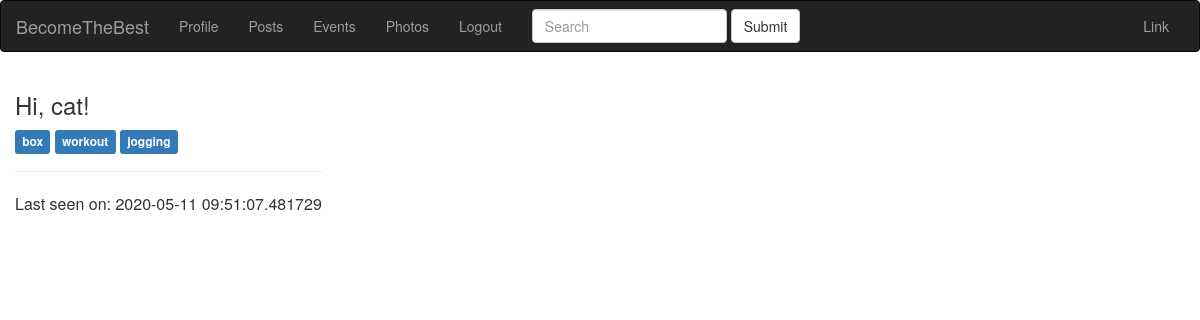
Before: /index (signed in) with the older database file.
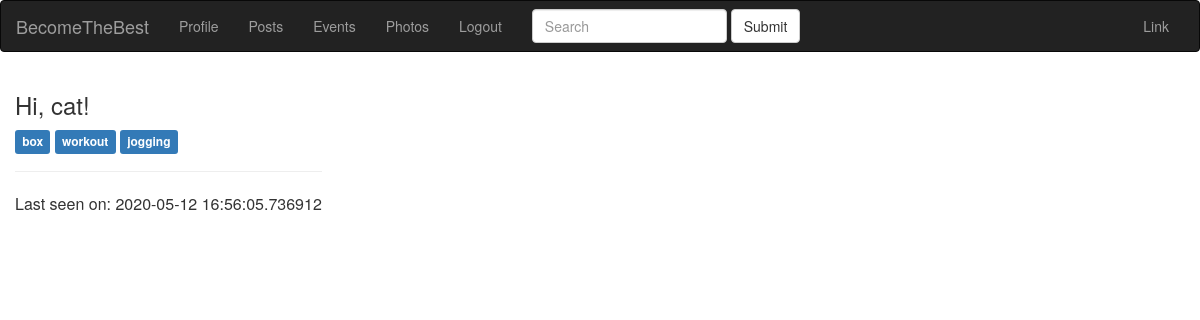
After: the same page with the newer database file.
### app/models.py (models this page shows, shortened)
class User(UserMixin, db.Model):
    id = db.Column(db.Integer, primary_key=True)
    email = db.Column(db.String(120), index=True, unique=True)
    username = db.Column(db.String(64), index=True, unique=True)
    password_hash = db.Column(db.String(255))
    date = db.Column(db.DateTime, index=True, default=datetime.utcnow)
    timestamp = db.Column(db.String(128), default=int(time()))
    city = db.Column(db.String(128))
    about_me = db.Column(db.String(140))
    last_seen = db.Column(db.DateTime, default=datetime.utcnow)
    active = db.Column(db.Boolean)
    tags = db.relationship(
        'Tag', secondary=user_tags, backref=db.backref('users_tags', lazy='dynamic'))
    roles = db.relationship(
        'Role', secondary=roles_users, backref=db.backref('users_roles', lazy='dynamic'))
    posts = db.relationship('Post', backref='author', lazy='dynamic')
    events = db.relationship('Event', backref='event_author', lazy='dynamic')
    photos = db.relationship('Photo', backref='photo_author', lazy='dynamic')
    followed = db.relationship(
        'User', secondary=followers,
        primaryjoin=(followers.c.follower_id == id),
        secondaryjoin=(followers.c.followed_id == id),
        backref=db.backref('followers', lazy='dynamic'), lazy='dynamic')
    def followed_posts(self):
        followed = Post.query.join(
            followers, (followers.c.followed_id == Post.user_id)).filter(
                followers.c.follower_id == self.id)
        own = Post.query.filter_by(user_id=self.id)
        return followed.union(own).order_by(Post.created.desc())

### app/view.py (the view)
@app.route('/')
@app.route('/index')
@login_required
def index():
    user = User.query.filter_by(username=current_user.username).first_or_404()
    page = request.args.get('page', 1, type=int)
    posts = current_user.followed_posts().paginate(
    page, app.config['POSTS_PER_PAGE'], False)
    next_url = url_for('index', username=user.username, page=posts.next_num) \
        if posts.has_next else None
    prev_url = url_for('index', username=user.username, page=posts.prev_num) \
        if posts.has_prev else None
    return render_template('index.html', user=user, posts=posts.items,
                           next_url=next_url, prev_url=prev_url)

### app/models.py (called while the page is built)
@login.user_loader
def load_user(id):
    return User.query.get(int(id))

### app/view.py (called while the page is built)
@app.before_request
def before_request():
    if current_user.is_authenticated:
        current_user.last_seen = datetime.utcnow()
        db.session.commit()

### app/templates/index.html
{% extends 'base.html' %} {% block title %} Index page title {% endblock %} {% block content_title %}
<h3>Hi, {{ current_user.username }}!</h3>
{% endblock %} {% block content %} {% for tag in user.tags %}
<a href="{{ url_for('users.tag_detail', slug=tag.slug) }}">
    <span class="label label-primary">{{ tag.name }}</span></a>
{% endfor %}
<br>
<hr> {% if user.last_seen %} Last seen on: {{ user.last_seen }} {% endif %} {% endblock %}

Changed rows visible on the page:
changed User "cat": last_seen "2020-05-11 09:51:07.481729" → "2020-05-12 16:56:05.736912"
